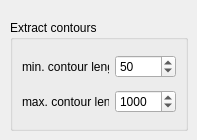
      <widget class="QWidget" name="tab_3">
       <attribute name="title">
        <string>Contours</string>
       </attribute>
       <widget class="QGroupBox" name="groupBox_13">
        <property name="geometry">
         <rect>
          <x>10</x>
          <y>20</y>
          <width>178</width>
          <height>111</height>
         </rect>
        </property>
        <property name="title">
         <string>Extract contours</string>
        </property>
        <layout class="QGridLayout" name="gridLayout_8">
         <item row="0" column="0">
          <widget class="QLabel" name="label_35">
           <property name="text">
            <string>min. contour length</string>
           </property>
          </widget>
         </item>
         <item row="1" column="0">
          <widget class="QLabel" name="label_36">
           <property name="text">
            <string>max. contour length</string>
           </property>
          </widget>
         </item>
         <item row="1" column="1">
          <widget class="QSpinBox" name="maxContourLength_spin">
           <property name="maximum">
            <number>10000</number>
           </property>
           <property name="value">
            <number>1000</number>
           </property>
          </widget>
         </item>
         <item row="0" column="1">
          <widget class="QSpinBox" name="minContourLength_spin">
           <property name="maximum">
            <number>10000</number>
           </property>
           <property name="value">
            <number>50</number>
           </property>
          </widget>
         </item>
        </layout>
       </widget>
      </widget>
